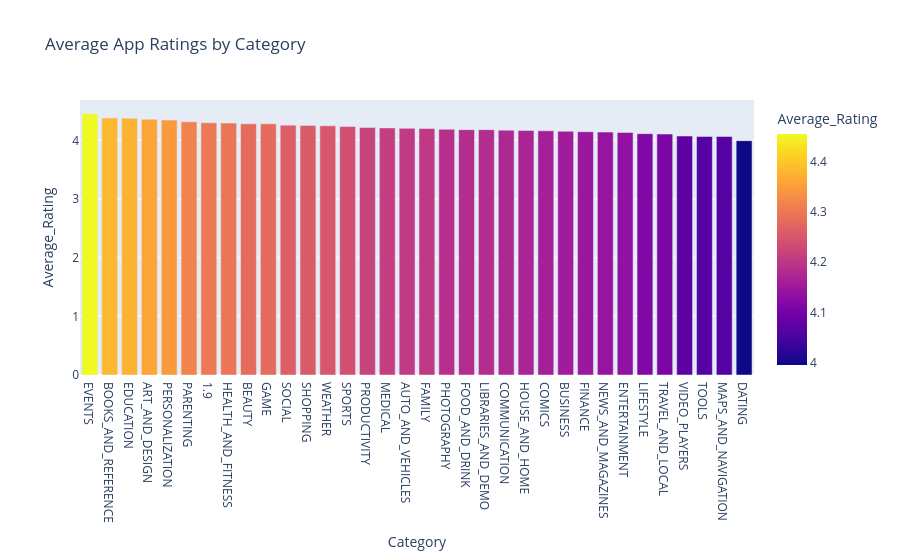

The code cell stored with this chart in its notebook:
### Code cell
rating_chart = average_ratings.rename_axis(
    "Category"
).reset_index(name="Average_Rating")
fig = px.bar(
    rating_chart,
    x="Category",
    y="Average_Rating",
    title="Average App Ratings by Category",
    color="Average_Rating")
fig.show()

### Figure 1 — Plotly figure (JSON) as saved in the notebook; plotly's stock layout.template omitted (floating-point values rounded to 4 significant figures)
{"data": [{"hovertemplate": "Category=%{x}<br>Average_Rating=%{marker.color}<extra></extra>", "legendgroup": "", "marker": {"color": [4.455, 4.383, 4.376, 4.36, 4.347, 4.317, 4.3, 4.296, 4.283, 4.282, 4.261, 4.256, 4.249, 4.239, 4.219, 4.213, 4.206, 4.204, 4.189, 4.184, 4.184, 4.175, 4.17, 4.163, 4.157, 4.148, 4.142, 4.136, 4.115, 4.108, 4.075, 4.067, 4.066, 3.996], "coloraxis": "coloraxis", "pattern": {"shape": ""}}, "name": "", "orientation": "v", "showlegend": false, "textposition": "auto", "type": "bar", "x": ["EVENTS", "BOOKS_AND_REFERENCE", "EDUCATION", "ART_AND_DESIGN", "PERSONALIZATION", "PARENTING", "1.9", "HEALTH_AND_FITNESS", "BEAUTY", "GAME", "SOCIAL", "SHOPPING", "WEATHER", "SPORTS", "PRODUCTIVITY", "MEDICAL", "AUTO_AND_VEHICLES", "FAMILY", "PHOTOGRAPHY", "FOOD_AND_DRINK", "LIBRARIES_AND_DEMO", "COMMUNICATION", "HOUSE_AND_HOME", "COMICS", "BUSINESS", "FINANCE", "NEWS_AND_MAGAZINES", "ENTERTAINMENT", "LIFESTYLE", "TRAVEL_AND_LOCAL", "VIDEO_PLAYERS", "TOOLS", "MAPS_AND_NAVIGATION", "DATING"], "xaxis": "x", "y": [4.455, 4.383, 4.376, 4.36, 4.347, 4.317, 4.3, 4.296, 4.283, 4.282, 4.261, 4.256, 4.249, 4.239, 4.219, 4.213, 4.206, 4.204, 4.189, 4.184, 4.184, 4.175, 4.17, 4.163, 4.157, 4.148, 4.142, 4.136, 4.115, 4.108, 4.075, 4.067, 4.066, 3.996], "yaxis": "y"}], "layout": {"barmode": "relative", "coloraxis": {"colorbar": {"title": {"text": "Average_Rating"}}, "colorscale": [[0, "#0d0887"], [0.1111, "#46039f"], [0.2222, "#7201a8"], [0.3333, "#9c179e"], [0.4444, "#bd3786"], [0.5556, "#d8576b"], [0.6667, "#ed7953"], [0.7778, "#fb9f3a"], [0.8889, "#fdca26"], [1, "#f0f921"]]}, "legend": {"tracegroupgap": 0}, "title": {"text": "Average App Ratings by Category"}, "xaxis": {"anchor": "y", "domain": [0, 1], "title": {"text": "Category"}}, "yaxis": {"anchor": "x", "domain": [0, 1], "title": {"text": "Average_Rating"}}}}
